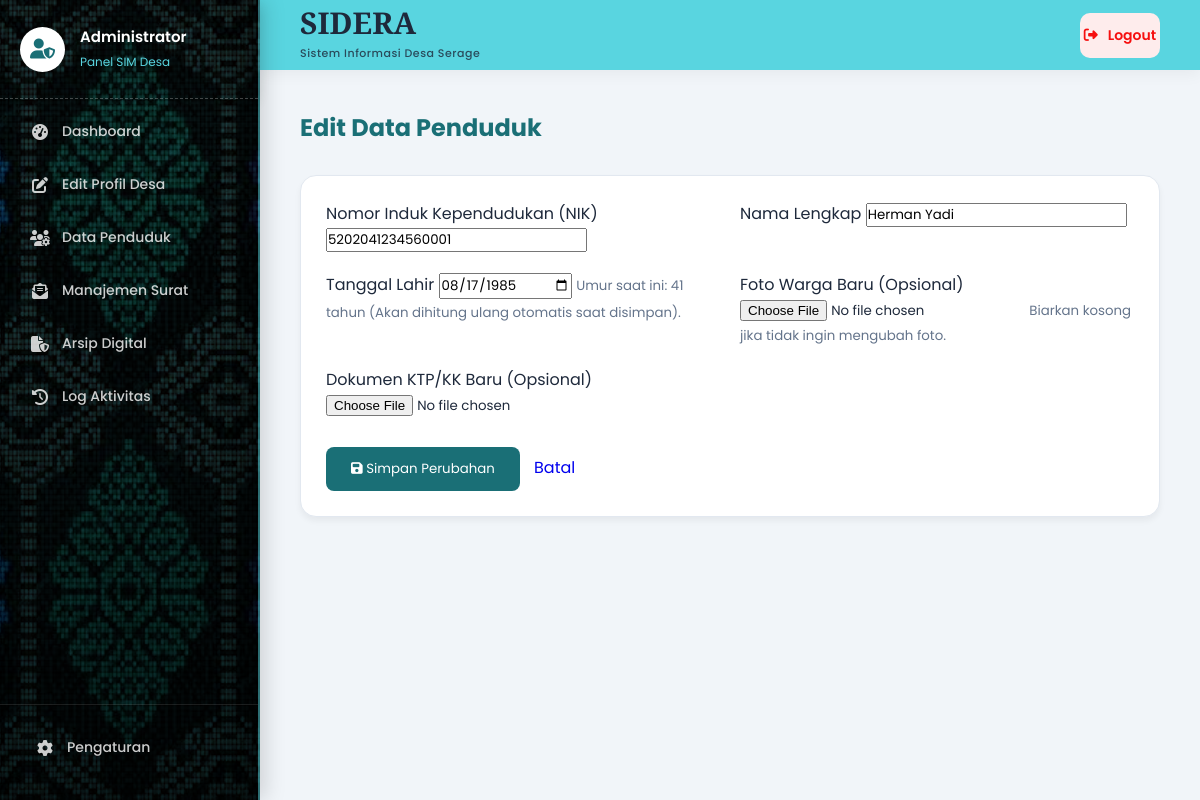
Page /admin/edit_penduduk.php?id=1 (signed in) on the committed database.
### tables this page shows
CREATE TABLE `penduduk` (
  `id` bigint(20) NOT NULL,
  `foto_warga` varchar(255) DEFAULT NULL,
  `nik` varchar(16) NOT NULL,
  `nama_lengkap` varchar(150) NOT NULL,
  `tempat_lahir` varchar(100) NOT NULL,
  `tgl_lahir` date NOT NULL,
  `umur` int(11) NOT NULL,
  `jenis_kelamin` varchar(20) NOT NULL,
  `rt` varchar(3) NOT NULL,
  `rw` varchar(3) NOT NULL,
  `nama_dusun` varchar(100) NOT NULL,
  `kel_desa` varchar(100) NOT NULL,
  `kecamatan` varchar(100) NOT NULL,
  `kabupaten` varchar(100) NOT NULL,
  `provinsi` varchar(100) NOT NULL,
  `agama` varchar(30) NOT NULL,
  `status_perkawinan` enum('Belum Kawin','Kawin','Cerai Hidup','Cerai Mati') NOT NULL,
  `pekerjaan` varchar(100) NOT NULL,
  `kewarganegaraan` varchar(50) DEFAULT 'wni',
  `arsip_foto_ktp_kk` varchar(255) DEFAULT NULL,
  `created_at` timestamp NOT NULL DEFAULT current_timestamp(),
  `updated_at` timestamp NOT NULL DEFAULT current_timestamp() ON UPDATE current_timestamp()
);

### admin/edit_penduduk.php (the view, shortened to what this page needs)
<?php
require_once '../config/koneksi.php';
require_once 'includes/admin_header.php';
$id = isset($_GET['id']) ? (int)$_GET['id'] : 0;
$stmt_get = $koneksi->prepare("SELECT * FROM penduduk WHERE id = ?");
$stmt_get->bind_param("i", $id);
$stmt_get->execute();
$penduduk = $stmt_get->get_result()->fetch_assoc();
?>
<div class="page-header">
    <h1 class="page-title">Edit Data Penduduk</h1>
</div>
<div class="admin-card">
    <form action="" method="POST" enctype="multipart/form-data">
        <div style="display: grid; grid-template-columns: 1fr 1fr; gap: 20px;">
            <div class="form-group">
                <label class="form-label">Nomor Induk Kependudukan (NIK)</label>
                <input type="text" name="nik" class="form-control" value="<?= htmlspecialchars($penduduk['nik']) ?>" required maxlength="16">
            </div>
            <div class="form-group">
                <label class="form-label">Nama Lengkap</label>
                <input type="text" name="nama_lengkap" class="form-control" value="<?= htmlspecialchars($penduduk['nama_lengkap']) ?>" required>
            </div>
            <div class="form-group">
                <label class="form-label">Tanggal Lahir</label>
                <input type="date" name="tgl_lahir" class="form-control" value="<?= htmlspecialchars($penduduk['tgl_lahir']) ?>" required>
                <small style="color: var(--text-muted);">Umur saat ini: <?= htmlspecialchars($penduduk['umur']) ?> tahun (Akan dihitung ulang otomatis saat disimpan).</small>
            </div>
            <div class="form-group">
                <label class="form-label">Foto Warga Baru (Opsional)</label>
                <input type="file" name="foto_warga" class="form-control" accept="image/jpeg, image/png">
                <small style="color: var(--text-muted);">Biarkan kosong jika tidak ingin mengubah foto.</small>
            </div>
            <div class="form-group">
                <label class="form-label">Dokumen KTP/KK Baru (Opsional)</label>
                <input type="file" name="arsip_foto_ktp_kk" class="form-control" accept="image/jpeg, image/png, application/pdf">
            </div>
        </div>
        <div style="margin-top: 30px;">
            <button type="submit" class="btn-primary" style="background: var(--primary); color: white; border: none; padding: 12px 25px; border-radius: 8px; cursor: pointer;">
                <i class="fa-solid fa-floppy-disk"></i> Simpan Perubahan
            </button>
            <a href="manajemen_penduduk.php" class="btn-outline" style="text-decoration: none; margin-left: 10px;">Batal</a>
        </div>
    </form>
</div>
<?php require_once 'includes/admin_footer.php'; ?>

### admin/includes/admin_header.php (style rules this page uses)
:root { --sidebar-bg: #1a6f76; --sidebar-hover: #13555b; --topbar-bg: #59d5e0; --bg-light: #f1f5f9; --text-dark: #1e293b; --text-muted: #64748b; --primary: #1a6f76; --secondary: #59d5e0; --shadow-sm: 0 4px 6px rgba(0,0,0,0.05); --shadow-md: 0 10px 20px rgba(0,0,0,0.08); --transition: all 0.3s ease; }
* { margin: 0; padding: 0; box-sizing: border-box; font-family: 'Poppins', sans-serif; }
body { background-color: var(--bg-light); color: var(--text-dark); display: flex; min-height: 100vh; overflow-x: hidden; }
a { text-decoration: none; }
.page-header { margin-bottom: 30px; }
.page-title { font-size: 24px; color: var(--primary); font-weight: 700; }
.admin-card { background: #ffffff; border-radius: 16px; padding: 25px; box-shadow: var(--shadow-sm); border: 1px solid #e2e8f0; }

### rows in the picture
penduduk: nik "5202041234560001", nama_lengkap "Herman Yadi", tgl_lahir "08/17/1985", umur "41"
